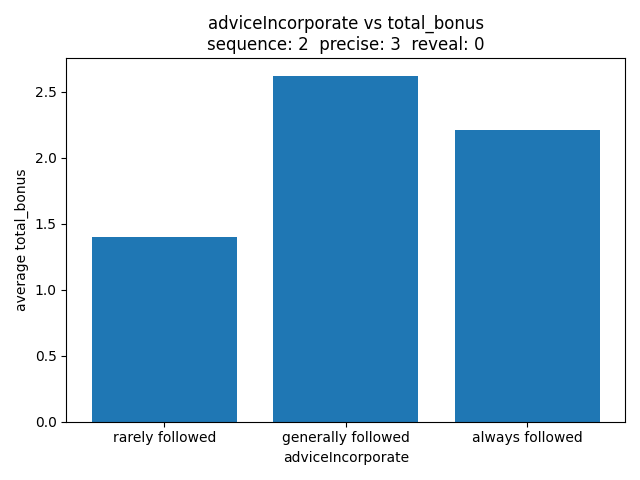

Write Python code to recreate this figure.
import pandas as pd
import matplotlib.pyplot as plt
import seaborn as sns

data = pd.read_csv("qualitative.csv")
seq = 2
prec = 3
rev = 0
data = data[(data['con.sequence'] == seq) & (data['con.precise'] == prec) & (data['con.reveal'] == rev)]

f1 = data[data["adviceIncorporate"] == "Did not follow the advice at all or only rarely"]
f2 = data[data["adviceIncorporate"] == "Generally followed the advice but deviated sometimes when I thought I had a better strategy"]
f3 = data[data["adviceIncorporate"] == "Always followed the AI advice closely"]


inco_average_dict = {
    "rarely followed": f1["total_bonus"].mean(),
    "generally followed": f2["total_bonus"].mean(), 
    "always followed": f3["total_bonus"].mean()
}

incokeys = list(inco_average_dict.keys())
incovalues = list(inco_average_dict.values())

plt.bar(incokeys, incovalues)
plt.title("adviceIncorporate vs total_bonus" + "\n" + f"sequence: {seq}  precise: {prec}  reveal: {rev}")
plt.xlabel("adviceIncorporate")
plt.ylabel("average total_bonus")
plt.tight_layout()

plt.show()
